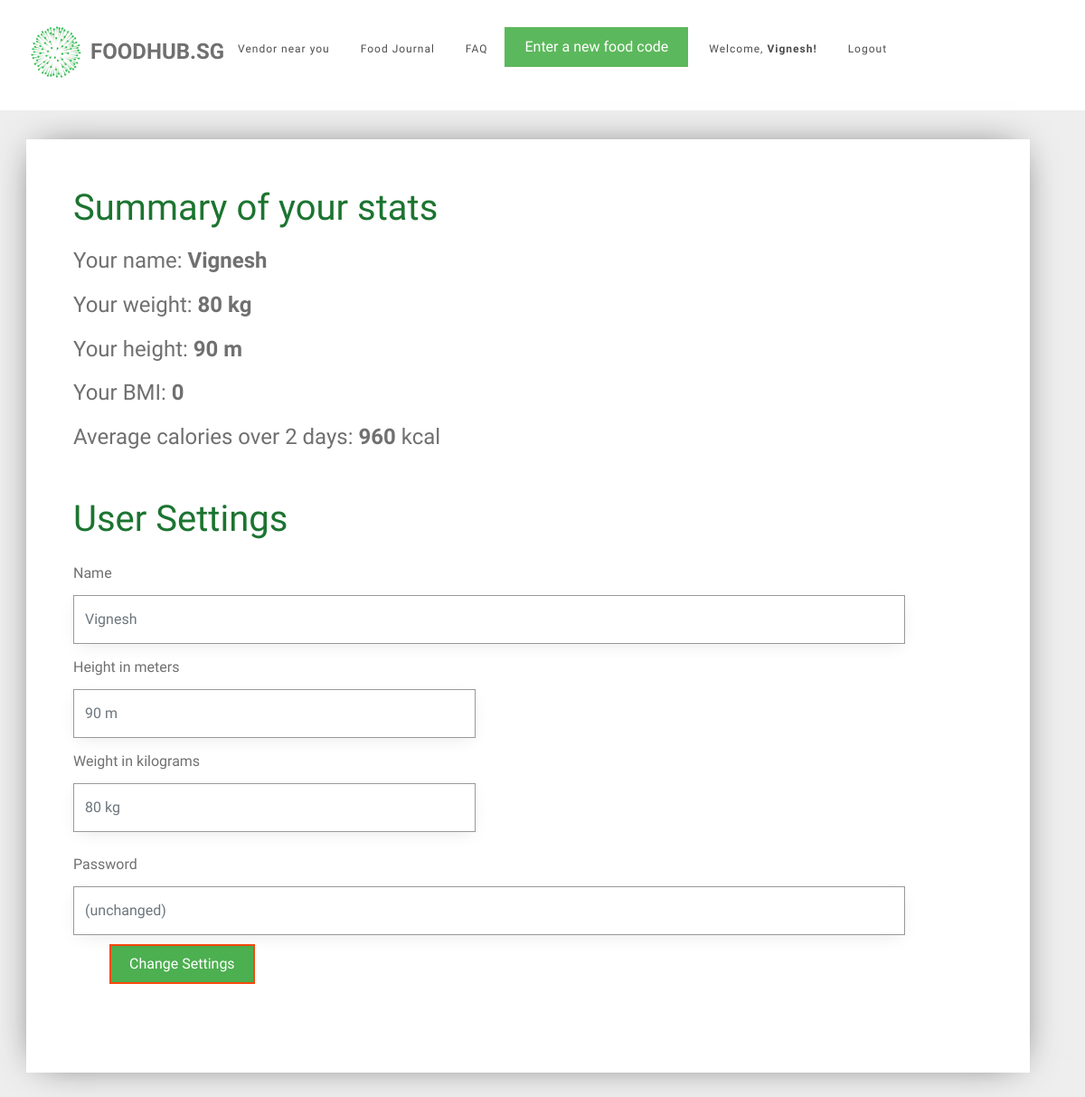
Page /user_settings (signed in) on the earlier database version.
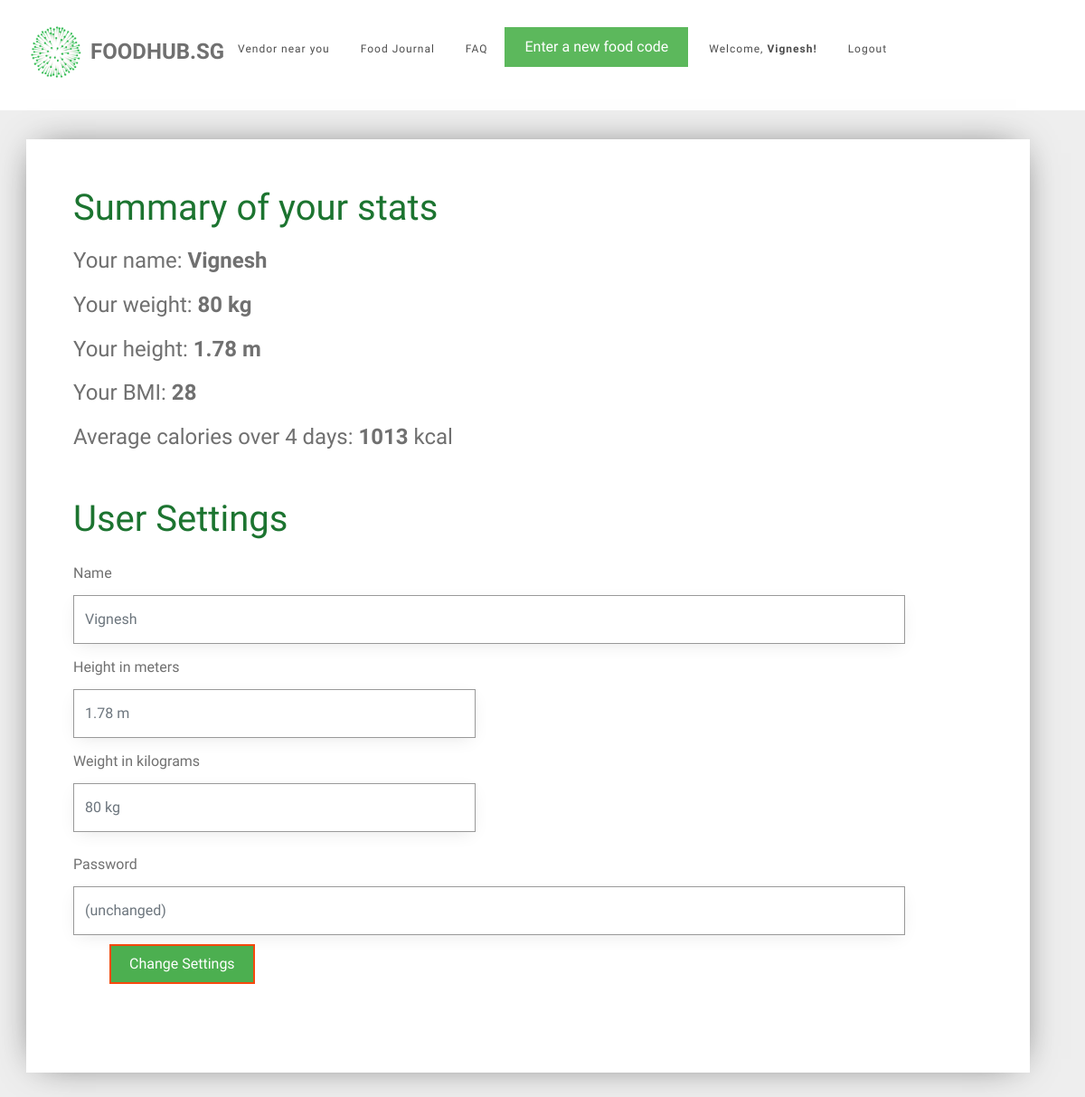
Same page on the later database version.
### tables this page shows
CREATE TABLE user (
  id INTEGER PRIMARY KEY AUTOINCREMENT,
  name TEXT NOT NULL,
  email VARCHAR(512) UNIQUE NOT NULL,
  password TEXT NOT NULL,
  height INTEGER NOT NULL,
  weight INTEGER NOT NULL
);

### foodhubsg/user.py (the view, shortened to what this page needs)
@bp.route('/user_settings', methods=('GET', 'POST'))
@login_required
def user_settings():
    db = get_db()
    food_items = db.execute(
        'SELECT f.id, creator_id, food_name, created, calories, food_code, email'
        ' FROM food_entry f JOIN user u ON f.creator_id = u.id'
        ' WHERE f.creator_id = ?'
        ' ORDER BY datetime(created) DESC',
        (g.user['id'],),
    ).fetchall()
    users = db.execute(
        'SELECT id, name, email, password, height, weight'
        ' FROM user'
        ' WHERE id = ?',
        (g.user['id'],),
    ).fetchall()
    for user in users:
        id = user['id']
        name = user['name']
        weight = user['weight']
        height = user['height']
        email = user['email']
        password = user['password']
    bmi = weight / height ** height
    bmi = int(bmi)
    all_dates = []
    food_dates = []
    calories_list = []
    user_average_calories = 0
    number_of_days = 0
    password_placeholder = "(unchanged)"
    if food_items is not []:
        food_exists = 1
    else:
        food_exists = 0
    for food in food_items:
        food_date = food['created'].strftime('%d-%m-%y')
        all_dates.append(food_date)
    all_dates = remove_duplicates(all_dates)
    for date in all_dates:
        current_date_food = []
        current_date_calories = []
        for food in food_items:
            if date == food['created'].strftime('%d-%m-%y'):
                current_date_food.append(food)
                current_date_calories.append(food['calories'])
            else:
                continue
        food_dates.append(current_date_food)
        current_date_calories = sum(current_date_calories)
        calories_list.append(current_date_calories)
        number_of_days = len(calories_list)
        user_average_calories = int(sum(calories_list) / number_of_days)
    return render_template('user/user_settings.html',
                           name=name, weight=weight, height=height, email=email, password=password, bmi=bmi,
                           user_average_calories=user_average_calories, number_of_days=number_of_days,
                           food_exists=food_exists, password_placeholder=password_placeholder)

### foodhubsg/auth.py (called while the page is built)
def login_required(view):
    @functools.wraps(view)
    def wrapped_view(**kwargs):
        if g.user is None:
            return redirect(url_for('auth.login'))
        return view(**kwargs)
    return wrapped_view

@bp.before_app_request
def load_logged_in_user():
    user_id = session.get('user_id')
    if user_id is None:
        g.user = None
    else:
        g.user = get_db().execute(
            'SELECT * FROM user WHERE id = ?', (user_id,)
        ).fetchone()

### foodhubsg/db.py (called while the page is built)
def get_db():
    if 'db' not in g:
        g.db = sqlite3.connect(
            current_app.config['DATABASE'],
            detect_types=sqlite3.PARSE_DECLTYPES
        )
        g.db.row_factory = sqlite3.Row
    return g.db

### foodhubsg/user.py (called while the page is built)
def remove_duplicates(values):
    output = []
    seen = set()
    for value in values:
        if value not in seen:
            output.append(value)
            seen.add(value)
    return output

### foodhubsg/templates/user/user_settings.html (shortened to what this page needs)
{% extends 'base.html' %}
{% block content %}
<div id="colorlib-container">
    <div class="container">
        <div class="box1">
        <div class="row row-pb-md">
            <div class="col-md-12">
                <header id="summary-header">
                    <h1 class="font_color">Summary of your stats</h1>
                </header>
                <h4>Your name: <b> {{ name }} </b> </h4>
                <h4>Your weight: <b> {{ weight }} kg </b> </h4>
                <h4>Your height: <b> {{ height }} m </b> </h4>
                <h4>Your BMI: <b> {{ bmi }} </b> </h4>
                <h4>Average calories over {{ number_of_days }} days: <b> {{ user_average_calories }} </b> kcal </h4>
                <br>
                <header>
                    <h1 class="font_color">User Settings</h1>
                </header>
                <form method="post">
                    <div class="row form-group">
                        <div class="col-md-11">
                            <label>Name</label>
                            <input name="name" id="name" class="form-control" placeholder="{{ g.user['name'] }}">
                        </div>
                    </div>
                    <div class="row form-group">
                        <div class="col-md-11">
                            <div class="row form-group">
                                <div class="col-md-6">
                                    <label>Height in meters</label>
                                    <input name="height" id="height" type="number" step="0.01" class="form-control" placeholder="{{ g.user['height'] }} m">
                                </div>
                            </div>
                            <div class="row form-group">
                                <div class="col-md-6">
                                    <label>Weight in kilograms</label>
                                    <input name="weight" id="weight" type="number" step="0.01" class="form-control" placeholder="{{ g.user['weight'] }} kg">
                                </div>
                            </div>
                        </div>
                    </div>
                    <div class="row form-group">
                        <div class="col-md-11">
                            <label>Password</label>
                            <input name="password" id="password" type="password" class="form-control" placeholder="{{ password_placeholder }}">
                        </div>
                    </div>
                    <div class="row form-group" id="register-button">
                        <input type="submit" value="Change Settings" class="btn btn-primary" style="background-color: #4CAF50;">
                    </div>
                </form>
            </div>
        </div>
        </div>
    </div>
</div>
{% endblock %}

### foodhubsg/templates/base.html (shortened to what this page needs)
<!doctype html>
<link rel="stylesheet" href="https://cdnjs.cloudflare.com/ajax/libs/font-awesome/4.7.0/css/font-awesome.min.css">
<link rel="stylesheet" href="https://stackpath.bootstrapcdn.com/bootstrap/4.1.3/css/bootstrap.min.css">
<link rel="stylesheet" href="../static/css/animate.css">
<link rel="stylesheet" href="../static/css/icomoon.css">
<link rel="stylesheet" href="../static/css/magnific-popup.css">
<link rel="stylesheet" href="../static/css/flexslider.css">
<link rel="stylesheet" href="../static/css/owl.carousel.min.css">
<link rel="stylesheet" href="../static/css/owl.theme.default.min.css">
<link rel="stylesheet" href="../static/css/style.css">
    {% if g.user %}
        <div id="page">
            <nav class="colorlib-nav" role="navigation">
                <div class="top-menu">
                    <div class="container">
                        <div class="row">
                            <div class="col-xs-2">
                                <div id="colorlib-logo">
                                    <img src="../static/images/healthhub-logo.png" width="65px" height="65px"; align="left"><a href="{{ url_for('index') }}"><p id="webname">FoodHub.SG</p></a>
                                </div>
                            </div>
                            <div class="col-xs-10 text-right menu-1" id="navbar-stuff">
                                <ul>
                                    <li><a href="{{ url_for('vendors.vendors') }}">Vendor near you</a></li>
                                    <li><a href="{{ url_for('food.food_journal') }}">Food Journal</a></li>
                                    <li><a href="{{ url_for('food.faq') }}">FAQ</a></li>
                                    <a href="{{ url_for('food.food_journal') }}"><button type="button" class="btn btn-success">Enter a new food code</button></a>
                                    <li id="user-profile"><a href="{{ url_for('user.user_settings')}}">Welcome, <b>{{ g.user['name'] }}! </b></a> <a href="{{ url_for('auth.logout') }}">Logout</a></li>
                                </ul>
                            </div>
                        </div>
                    </div>
                </div>
            </nav>
    {% endif %}
<section class="content">
    {% block content %}{% endblock %}
</section>
</div>

Differences in the rows shown:
changed user "Vignesh": height (not shown) → "1.78"; height "90 m" → "1.78 m"
Other differences:
{{ bmi }}: "0" → "28"
{{ number_of_days }}: "2" → "4"
{{ user_average_calories }}: "960" → "1013"
{{ height }}: "90" → (not shown)
